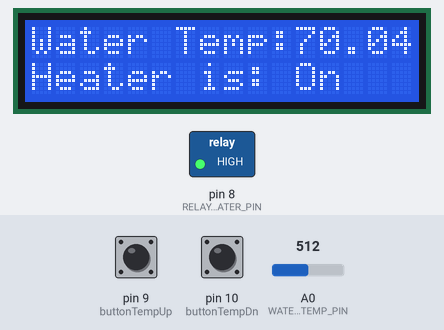
Bench run of a sketch on a simulated Arduino Uno, built with avr-gcc and run on an emulated ATmega328P. On the bench: 16×2 character LCD, switched loads named in the sketch (green lamp = pin HIGH). The inputs (shaded band) are chosen by the test bench; at power-on: pin 9 (buttonTempUp) LOW, A0 (WATER_TEMP_PIN) = 512, pin 10 (buttonTempDn) LOW. What the sketch prints to the serial monitor is not drawn.

Above: at 1.2 s.
1.3 s: pin 9 (buttonTempUp) pulled HIGH for 0.15 s
At 2.3 s:
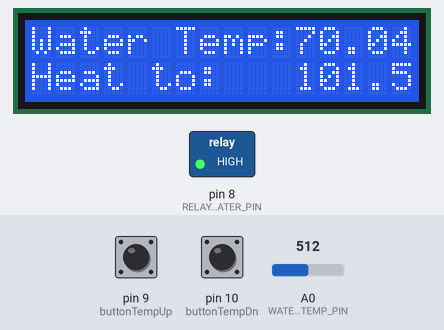
2.9 s: A0 (WATER_TEMP_PIN) set to 716
At 3.5 s:
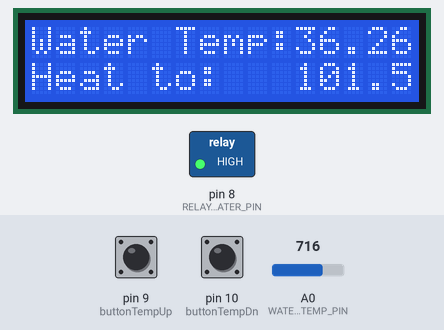
4.5 s: A0 (WATER_TEMP_PIN) set to 306
At 6.2 s:
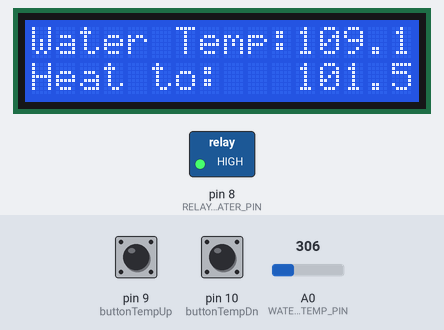
7.5 s: pin 10 (buttonTempDn) pulled HIGH for 0.15 s
At 8.3 s:
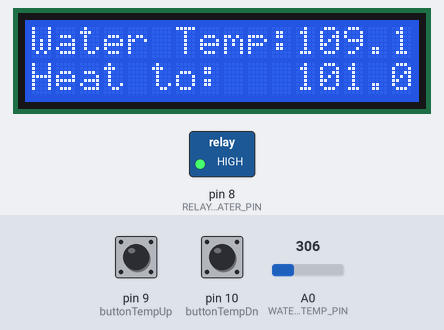
10.6 s: pin 10 (buttonTempDn) pulled HIGH for 1 s
At 10.9 s:
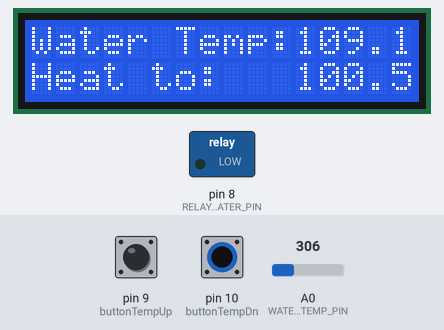
13.1 s: A0 (WATER_TEMP_PIN) set to 122
At 15.5 s:
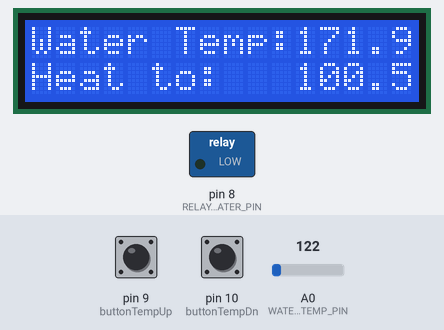
Timing chart, 0 to 16.5 s (numbered marks = the images above; inputs shaded):
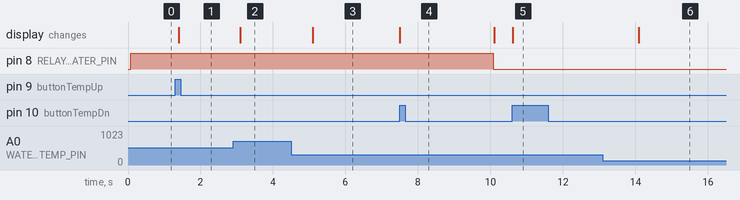

The sketch:

hot_tub_time_machine.ino
```cpp
// include the library code:
#include <LiquidCrystal.h>

// Tub water thermistor stats
#define BCOEFFICIENT 3650 // The beta coefficient of the thermistor (usually 3000-4000)
#define TEMPERATURENOMINAL 20
#define THERMISTOR_NOMINAL_WATER_TEMP 11945
#define SERIES_RESISTOR_WATER_TEMP 11364  // the value of the fixed resistor used to create the voltage divider
// determine the amount of hysteresis (degrees F overshoot/undershoot before shutoff or before reactivating)
#define HYSTERESIS 0.25

// how many samples to take and average, more takes longer but is more 'smooth'
#define NUMSAMPLES 100
// Set the desired hot tub temperature
float desiredTemp = 101;


// initialize the library by associating any needed LCD interface pin
// with the arduino pin number it is connected to
const int rs = 12, en = 11, d4 = 5, d5 = 4, d6 = 3, d7 = 2;
LiquidCrystal lcd(rs, en, d4, d5, d6, d7);

// Define which Arduino pins to use
const uint8_t RELAY_HEATER_PIN = 8, // the number of the Relay 1 Digital I/O pin
//              RELAY_2_PIN = 5,
//              RELAY_3_PIN = 6,
//              RELAY_4_PIN = 7,
              WATER_TEMP_PIN = 14;     // on arduino uno, pin 14 is A0 analog pin
//              HEATER_TEMP_PIN = 15;  // pin A1

// Start with the relays open (heater off)
int relayHeaterState = LOW;
//    relay2State = LOW,
//    relay3State = LOW,
//    relay4State = LOW;

// Variables to slow down the checks whether for how frequently the heater can be changed (avoid over-cycling when adjusting temperature), or how quickly to re-check the button (helps debounce - prevent multiple perceived button clicks for a single click)
// Generally, you should use "unsigned long" for variables that hold time as the value will quickly become too large for an int to store
unsigned long t0HeaterLoop = 0;  // will store last time the heater check was run
const long heaterCheckDelay = 10000;  // 10 seconds: interval at which to potentially change whether the heater is on or off (milliseconds)
unsigned long lastDebounceTime = 0;  // the last time the output pin was toggled
const long debounceDelay = 100;    // the debounce time; increase if the output flickers
unsigned long lastTempCheck = 0;  // the last time the output pin was toggled
const long tempCheckDelay = 1000;    // the debounce time; increase if the output flickers

float waterTemp = 50;

const int buttonTempUp = 9;  // button pin to increase temperature
const int buttonTempDn = 10;  // button pin to decrease temperature
bool buttonStateInc = 0;  // Is increase Button Pressed
bool buttonStateDec = 0;  // Is decrease Button Pressed
float ChangeTempByDegrees = 0.5; // Press button to change temperature by this degrees F
const float MaxSetPointTemp = 104;
const float MinSetPointTemp = 95;


void setup(void)
{
  Serial.begin(9600);
  analogReference(EXTERNAL);

  // set the digital pins assigned to the relays as outputs:
  pinMode(RELAY_HEATER_PIN, OUTPUT);
//  pinMode(RELAY2PIN, OUTPUT);
//  pinMode(RELAY3PIN, OUTPUT);
//  pinMode(RELAY4PIN, OUTPUT);

  // set up the LCD's number of columns and rows:
  lcd.begin(16, 2);
  lcd.setCursor(0, 1);
  lcd.print("Heat to:   ");
  lcd.print(desiredTemp);
  // Print a message to the LCD.
  pinMode(buttonTempUp, INPUT);
  pinMode(buttonTempDn, INPUT);
}

void loop(void)
{
  waterTemp = RunHeaterCheck();
  Inc_Dec_Temp_Setpoint();
  randomTempCheck();
}

void randomTempCheck()
{
  if (Is_It_Time(&lastTempCheck, &tempCheckDelay) == true)
  {
    waterTemp = ReadThermistor(WATER_TEMP_PIN, SERIES_RESISTOR_WATER_TEMP, THERMISTOR_NOMINAL_WATER_TEMP);

    Serial.print("Temperature ");
    Serial.print(waterTemp);
    Serial.println(" *F");
    Serial.print("Heater is: ");
    if (relayHeaterState)
    {
      Serial.println("on");
    } else {
      Serial.println("off");
    }
  }
}

float RunHeaterCheck()
{
  if (Is_It_Time(&t0HeaterLoop, &heaterCheckDelay) == true)
  {
    waterTemp = ReadThermistor(WATER_TEMP_PIN, SERIES_RESISTOR_WATER_TEMP, THERMISTOR_NOMINAL_WATER_TEMP);
    // check the temperature and close the relay if it is too cold, open it if it's warm enough
    if (relayHeaterState==LOW)  // if heater is off, check if the water is cold
    {
      if (waterTemp < desiredTemp - HYSTERESIS)
      {
        // Open or close the relay (turn on/off the heater)
        relayHeaterState = HIGH;
        digitalWrite(RELAY_HEATER_PIN, relayHeaterState);

        // inform the display
        Serial.print("Heater Came on at water temperature: ");
        Serial.print(waterTemp);
        Serial.println(" *F");

        lcd.setCursor(0, 1);
        lcd.print("Heater is: On   ");
      }
    } else // Heater must be on, check if too warm
    {
      if (waterTemp > desiredTemp + HYSTERESIS)
      {
        // Open or close the relay (turn on/off the heater)
        relayHeaterState = LOW;
        digitalWrite(RELAY_HEATER_PIN, relayHeaterState);

        // inform the display
        Serial.print("Heater turned off at water temperature: ");
        Serial.print(waterTemp);
        Serial.println(" *F");

        lcd.setCursor(0, 1);
        lcd.print("Heater is: Off  ");
      }
    }

  }
}

bool Is_It_Time(unsigned long *timeLastReset, long *interval)
{
  // check to see if it's time to retest the heat (or other device); that is, if the difference
  // between the current time and last time the heater was adjusted is bigger than the defined interval
  unsigned long currentTimeMilliSec = millis();
  const long elapsedTime = currentTimeMilliSec - *timeLastReset;
  if ((elapsedTime >= *interval) || (*timeLastReset == 0)) // run whenever the arduino is powered on/reset, an then at the appropriate intervals
  {
    // set the reset time to now because it is time to run the analysis
    *timeLastReset = currentTimeMilliSec;
    return true;
  } else {
    return false;
  }
}

float ReadThermistor(int pinNum, float seriesResistor, float thermistorNominal)
{
  uint8_t i;
  float average;
  average = 0;
  float thermistorImpedance;

  // take N samples in a row and average them
  for (i=0; i< NUMSAMPLES; i++)
  {
    average += analogRead(pinNum);
  }
  average /= NUMSAMPLES;

  // convert the value to resistance
  thermistorImpedance = seriesResistor / (1023 / average - 1);

  float temperatureF;
  temperatureF = 1 / ((log(thermistorImpedance / thermistorNominal)/BCOEFFICIENT) + (1.0 / (TEMPERATURENOMINAL + 273.15))); // Invert (1/B * ln(R/Ro) + (1/To))
  temperatureF = (temperatureF-273.15) * 9/5 + 32;                                                                 // convert temp C to temp F

  lcd.setCursor(0, 0);
  lcd.print("Water Temp:");
  lcd.print(temperatureF);

  return temperatureF;
}

void Inc_Dec_Temp_Setpoint()
{
  if (Is_It_Time(&lastDebounceTime, &debounceDelay) == true)
  {
    if (buttonStateInc != digitalRead(buttonTempUp)) // Read I/O to see if button press action has changed (just pressed or just released)
    {
      buttonStateInc = 1 - buttonStateInc; // True becomes False, False becomes True
      if((desiredTemp < MaxSetPointTemp) && (buttonStateInc == true)) // Temp is below maximum and button has just been pressed
      {
          desiredTemp += ChangeTempByDegrees; // Increase the setpoint temperature by defined amount
          print_Temp_SP(); // show on LCD and send to serial (computer)
      }
    }
    // check if the pushbutton is pressed. If it is, the buttonState is HIGH:
    if (buttonStateDec != digitalRead(buttonTempDn)) // Read I/O to see if button press action has changed (just pressed or just released)
    {
      buttonStateDec = 1 - buttonStateDec; // True becomes False, False becomes True
      if((desiredTemp > MinSetPointTemp) && (buttonStateDec == true)) // Temp is above minimum and button has just been pressed
      {
        desiredTemp -= ChangeTempByDegrees; // Increase the setpoint temperature by defined amount
        print_Temp_SP(); // show on LCD and send to serial (computer)
      }
    }
  }
}

void print_Temp_SP()
{
  Serial.print("Temperature Set to: ");
  Serial.println(desiredTemp);
  lcd.setCursor(0, 1);
  lcd.print("Heat to:   ");
  lcd.print(desiredTemp);
}
```

Measured:
- after the input at 1.3 s, the display: changes after 0.10 s (image 1)
- after the input at 2.9 s, the display: changes after 0.20 s (image 2)
- after the input at 4.5 s, the display: changes after 0.60 s (image 3)
- after the input at 7.5 s, the display: changes at once (image 4)
- after the input at 10.6 s, the display: changes at once (image 5)
- after the input at 13.1 s, the display: changes after 1.0 s (image 6)
